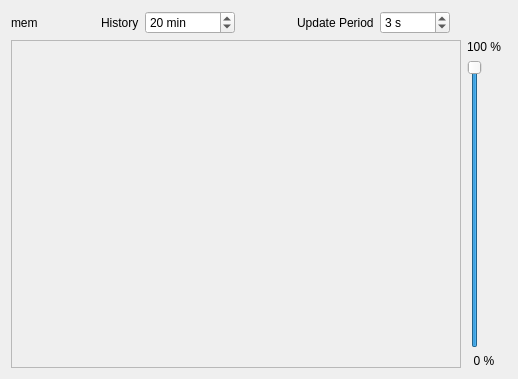
<?xml version="1.0" encoding="UTF-8"?>
<ui version="4.0">
 <author>Lars Hagström</author>
 <class>MemoryGraph</class>
 <widget class="QWidget" name="MemoryGraph">
  <property name="geometry">
   <rect>
    <x>0</x>
    <y>0</y>
    <width>518</width>
    <height>379</height>
   </rect>
  </property>
  <property name="maximumSize">
   <size>
    <width>10000</width>
    <height>10000</height>
   </size>
  </property>
  <property name="windowTitle">
   <string>Dob shared memory usage</string>
  </property>
  <property name="autoFillBackground">
   <bool>true</bool>
  </property>
  <layout class="QVBoxLayout" name="verticalLayout">
   <item>
    <layout class="QHBoxLayout" name="horizontalLayout">
     <item>
      <widget class="QLabel" name="memLabel">
       <property name="text">
        <string>mem</string>
       </property>
      </widget>
     </item>
     <item>
      <spacer name="horizontalSpacer_2">
       <property name="orientation">
        <enum>Qt::Horizontal</enum>
       </property>
       <property name="sizeHint" stdset="0">
        <size>
         <width>40</width>
         <height>20</height>
        </size>
       </property>
      </spacer>
     </item>
     <item>
      <widget class="QLabel" name="label_2">
       <property name="text">
        <string>History</string>
       </property>
      </widget>
     </item>
     <item>
      <widget class="QDoubleSpinBox" name="historyLength">
       <property name="prefix">
        <string/>
       </property>
       <property name="suffix">
        <string> min</string>
       </property>
       <property name="decimals">
        <number>0</number>
       </property>
       <property name="minimum">
        <double>1.000000000000000</double>
       </property>
       <property name="maximum">
        <double>172800.000000000000000</double>
       </property>
       <property name="singleStep">
        <double>10.000000000000000</double>
       </property>
       <property name="value">
        <double>20.000000000000000</double>
       </property>
      </widget>
     </item>
     <item>
      <spacer name="horizontalSpacer">
       <property name="orientation">
        <enum>Qt::Horizontal</enum>
       </property>
       <property name="sizeHint" stdset="0">
        <size>
         <width>40</width>
         <height>20</height>
        </size>
       </property>
      </spacer>
     </item>
     <item>
      <widget class="QLabel" name="label">
       <property name="text">
        <string>Update Period</string>
       </property>
      </widget>
     </item>
     <item>
      <widget class="QDoubleSpinBox" name="updatePeriod">
       <property name="suffix">
        <string> s</string>
       </property>
       <property name="decimals">
        <number>0</number>
       </property>
       <property name="minimum">
        <double>1.000000000000000</double>
       </property>
       <property name="maximum">
        <double>10000.000000000000000</double>
       </property>
       <property name="value">
        <double>3.000000000000000</double>
       </property>
      </widget>
     </item>
     <item>
      <spacer name="horizontalSpacer_3">
       <property name="orientation">
        <enum>Qt::Horizontal</enum>
       </property>
       <property name="sizeHint" stdset="0">
        <size>
         <width>40</width>
         <height>20</height>
        </size>
       </property>
      </spacer>
     </item>
    </layout>
   </item>
   <item>
    <layout class="QHBoxLayout" name="horizontalLayout_2">
     <item>
      <widget class="GraphWidget" name="graph">
       <property name="sizePolicy">
        <sizepolicy hsizetype="Expanding" vsizetype="Expanding">
         <horstretch>0</horstretch>
         <verstretch>0</verstretch>
        </sizepolicy>
       </property>
       <property name="minimumSize">
        <size>
         <width>100</width>
         <height>100</height>
        </size>
       </property>
       <property name="maximumSize">
        <size>
         <width>10000</width>
         <height>10000</height>
        </size>
       </property>
       <property name="frameShape">
        <enum>QFrame::StyledPanel</enum>
       </property>
       <property name="frameShadow">
        <enum>QFrame::Sunken</enum>
       </property>
      </widget>
     </item>
     <item>
      <layout class="QVBoxLayout" name="verticalLayout_2">
       <item>
        <widget class="QLabel" name="scalePercent">
         <property name="minimumSize">
          <size>
           <width>40</width>
           <height>0</height>
          </size>
         </property>
         <property name="text">
          <string>100 %</string>
         </property>
        </widget>
       </item>
       <item>
        <widget class="QSlider" name="verticalScale">
         <property name="minimum">
          <number>1</number>
         </property>
         <property name="maximum">
          <number>100</number>
         </property>
         <property name="value">
          <number>100</number>
         </property>
         <property name="orientation">
          <enum>Qt::Vertical</enum>
         </property>
        </widget>
       </item>
       <item>
        <widget class="QLabel" name="label_3">
         <property name="text">
          <string>  0 %</string>
         </property>
        </widget>
       </item>
      </layout>
     </item>
    </layout>
   </item>
  </layout>
 </widget>
 <customwidgets>
  <customwidget>
   <class>GraphWidget</class>
   <extends>QFrame</extends>
   <header>graphwidget.h</header>
   <container>1</container>
  </customwidget>
 </customwidgets>
 <resources/>
 <connections/>
</ui>
